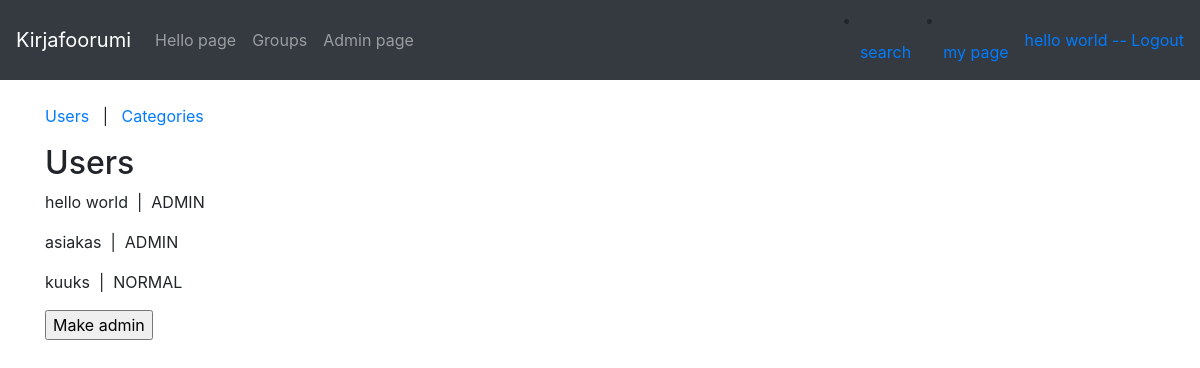
Page /admin/users (signed in) on the committed database.
### application/auth/models.py (models this page shows, shortened)
class User(Base):
    __tablename__ = "account"
    name = db.Column(db.String(144), unique=True, nullable=False)
    username = db.Column(db.String(144), unique=True, nullable=False)
    password = db.Column(db.String(144), nullable=False)
    messages = db.relationship("Message", backref='account', lazy=True)
    groups = db.relationship("Groups", backref='account', lazy=True)
    role_id = db.Column(db.Integer, db.ForeignKey('role.id'), nullable = False)
    def get_role(self):
        return Role.query.get(self.role_id)

class Role(Base):
    role = db.Column(db.String(80), unique = True, nullable = False)
    users = db.relationship("User", backref='Role', lazy=True)

### application/management/views.py (the view)
@app.route("/admin/users")
@login_required(role = "ADMIN")
def admin_users():
    users = User.query.all()
    return render_template("management/adminUsers.html", users = users)

### application/__init__.py (called while the page is built)
def login_required(role="ANY"):
    def wrapper(fn):
        @wraps(fn)
        def decorated_view(*args, **kwargs):
            if not current_user.is_authenticated:
                return login_manager.unauthorized()
            unauthorized = False
            if role != "ANY":
                unauthorized = True
                if current_user.get_role().role == role:
                    unauthorized = False
                '''
                for user_role in current_user.roles():
                    if user_role == role:
                        unauthorized = False
                        break
                '''
            if unauthorized:
                return login_manager.unauthorized()
            return fn(*args, **kwargs)
        return decorated_view
    return wrapper

@login_manager.user_loader
def load_user(user_id):
    return User.query.get(user_id)

### application/templates/management/adminUsers.html
{% extends "layout.html" %}
{% block body %}
<p>
    <a href="{{ url_for('admin_users') }}">Users</a> &nbsp; | &nbsp;
    <a href="{{ url_for('admin_categories') }}">Categories</a>
</p>
<h2>Users</h2>
{% for user in users %}
<p>
    {{ user.name }} &nbsp;|&nbsp; {{ user.get_role().role }}
    {% if user.get_role().role == "NORMAL" %}
    <form method="POST" action="{{url_for('admin_make', user_id=user.id)}}">
            <input type="submit" value="Make admin"/>
    </form>
    {% endif %}
</p>
{% endfor %}
{% endblock %}

### application/templates/layout.html (shortened to what this page needs)
<!DOCTYPE html>
<html>
  <head>
    <link rel="stylesheet" href="https://maxcdn.bootstrapcdn.com/bootstrap/4.0.0/css/bootstrap.min.css">
  </head>
  <body>
    <nav class="navbar navbar-expand-md navbar-dark bg-dark mb-4">
      <a class="navbar-brand" href="#">Kirjafoorumi</a>
          <div class="collapse navbar-collapse" id="navbarCollapse">
            <ul class="navbar-nav mr-auto">
              <li class="nav-item">
                <a class="nav-link" href="{{ url_for('hello') }}">Hello page</a>
              </li>
              <li class="nav-item">
                  <a class="nav-link" href="{{ url_for('all_groups') }}">Groups</a>
              </li>
              {% if current_user.is_authenticated %}
              {% if current_user.get_role().role == "ADMIN" %}
              <li class="nav-item">
                  <a class="nav-link" href="{{ url_for('admin_users') }}">Admin page</a>
              </li>
              {% endif %}
              {% endif %}
            </ul>
            <div class="form-inline mt-2 mt-md-0">
                <li class="nav-item">
                    <a class="nav-link" href="{{ url_for('group_search') }}">search</a>
                </li>
              {% if current_user.is_authenticated %}
              <li class="nav-item">
                  <a class="nav-link" href="{{ url_for('my_page') }}">my page</a>
              </li>
              <a href="{{ url_for('auth_logout') }}"> {{ current_user.name }} -- Logout</a>
              {% else %}
                <a href="{{ url_for('auth_login') }}"> login -</a>
                <a></a>
                <a href="{{ url_for('auth_register') }}"> - register </a>
              {% endif %}
            </div>
          </div>
    </nav>
    <main role="main" class="container">
      {% block body %}{% endblock %}
    </main>
  </body>
</html>

### rows in the picture
User: name "hello world", get_role "ADMIN"
User: name "asiakas", get_role "ADMIN"
User: name "kuuks", get_role "NORMAL"
